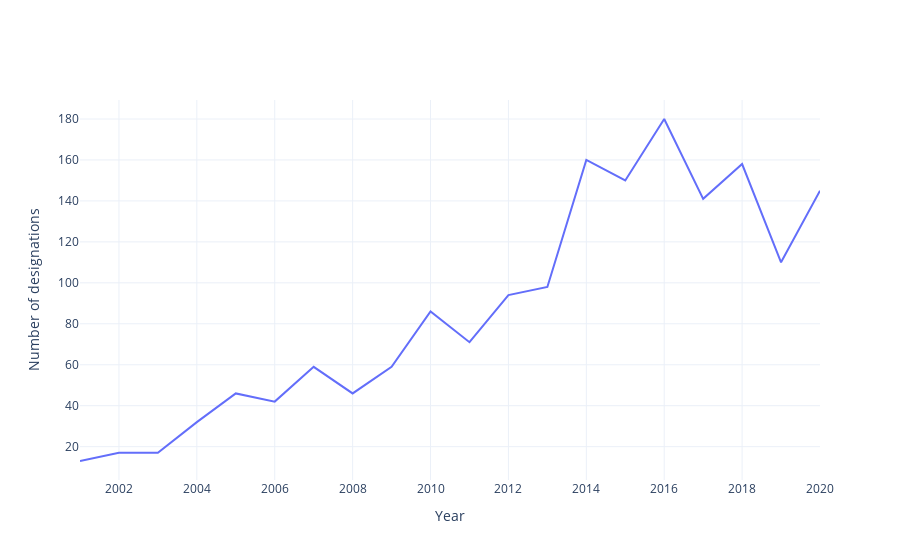

This figure's notebook cell:
### Markdown cell above
## 1. Number of designations each year
(from 2001 to 2020)

### Code cell
# Create container for time data
time_evolution = pd.DataFrame(columns={'Year', 'Number of designations'})

# Group data by year
years = pd.to_datetime(
    data['Designation date']).apply(lambda x: x.year)
for year in years.dropna().unique():
    # Ignore 2000 and 2020
    if (year < 2001) or (year > 2020):
        continue

    # Get outcomes for that year
    mask = years == year
    n_designations = years[mask].count()
    
    # Append to main container
    time_evolution = time_evolution.append(pd.DataFrame({
        'Year': [year],
        'Number of designations': [n_designations]}))

# Sort by time
time_evolution.sort_values(by='Year', inplace=True)

# Create line plot
fig = go.Figure()
colour = plotly.colors.qualitative.Plotly[0]

fig.add_trace(go.Scatter(
    x=time_evolution['Year'],
    y=time_evolution['Number of designations'],
    marker=dict(
        line=dict(color=colour, width=1))))

# Set axes and template
fig.update_layout(
    template="plotly_white",
    xaxis_title='Year',
    yaxis_title='Number of designations')

fig.show()

### Figure 1 — Plotly figure (JSON) as saved in the notebook; plotly's stock layout.template omitted (floating-point values rounded to 4 significant figures)
{"data": [{"marker": {"line": {"color": "#636EFA", "width": 1}}, "type": "scatter", "x": [2001, 2002, 2003, 2004, 2005, 2006, 2007, 2008, 2009, 2010, 2011, 2012, 2013, 2014, 2015, 2016, 2017, 2018, 2019, 2020], "y": [13, 17, 17, 32, 46, 42, 59, 46, 59, 86, 71, 94, 98, 160, 150, 180, 141, 158, 110, 145]}], "layout": {"xaxis": {"title": {"text": "Year"}}, "yaxis": {"title": {"text": "Number of designations"}}}}
